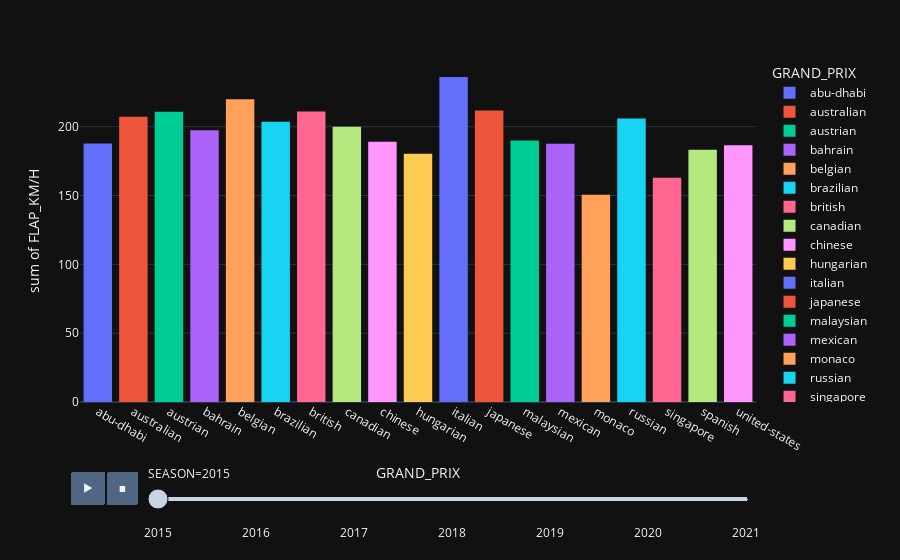

The notebook cell saved with this chart:
### Code cell
fig3 = px.histogram(fastest_lap, x="GRAND_PRIX", y="FLAP_KM/H", animation_frame="SEASON", color='GRAND_PRIX')
fig3.layout.template = 'plotly_dark'

fig3.show()

### Figure 1 — Plotly figure (JSON) as saved in the notebook; plotly's stock layout.template omitted (floating-point values rounded to 4 significant figures)
{"data": [{"alignmentgroup": "True", "bingroup": "x", "histfunc": "sum", "hovertemplate": "GRAND_PRIX=%{x}<br>SEASON=2015<br>sum of FLAP_KM/H=%{y}<extra></extra>", "legendgroup": "abu-dhabi", "marker": {"color": "#636efa", "pattern": {"shape": ""}}, "name": "abu-dhabi", "offsetgroup": "abu-dhabi", "orientation": "v", "showlegend": true, "type": "histogram", "x": ["abu-dhabi"], "xaxis": "x", "y": [187.8], "yaxis": "y"}, {"alignmentgroup": "True", "bingroup": "x", "histfunc": "sum", "hovertemplate": "GRAND_PRIX=%{x}<br>SEASON=2015<br>sum of FLAP_KM/H=%{y}<extra></extra>", "legendgroup": "australian", "marker": {"color": "#EF553B", "pattern": {"shape": ""}}, "name": "australian", "offsetgroup": "australian", "orientation": "v", "showlegend": true, "type": "histogram", "x": ["australian"], "xaxis": "x", "y": [207.2], "yaxis": "y"}, {"alignmentgroup": "True", "bingroup": "x", "histfunc": "sum", "hovertemplate": "GRAND_PRIX=%{x}<br>SEASON=2015<br>sum of FLAP_KM/H=%{y}<extra></extra>", "legendgroup": "austrian", "marker": {"color": "#00cc96", "pattern": {"shape": ""}}, "name": "austrian", "offsetgroup": "austrian", "orientation": "v", "showlegend": true, "type": "histogram", "x": ["austrian"], "xaxis": "x", "y": [210.8], "yaxis": "y"}, {"alignmentgroup": "True", "bingroup": "x", "histfunc": "sum", "hovertemplate": "GRAND_PRIX=%{x}<br>SEASON=2015<br>sum of FLAP_KM/H=%{y}<extra></extra>", "legendgroup": "bahrain", "marker": {"color": "#ab63fa", "pattern": {"shape": ""}}, "name": "bahrain", "offsetgroup": "bahrain", "orientation": "v", "showlegend": true, "type": "histogram", "x": ["bahrain"], "xaxis": "x", "y": [197.3], "yaxis": "y"}, {"alignmentgroup": "True", "bingroup": "x", "histfunc": "sum", "hovertemplate": "GRAND_PRIX=%{x}<br>SEASON=2015<br>sum of FLAP_KM/H=%{y}<extra></extra>", "legendgroup": "belgian", "marker": {"color": "#FFA15A", "pattern": {"shape": ""}}, "name": "belgian", "offsetgroup": "belgian", "orientation": "v", "showlegend": true, "type": "histogram", "x": ["belgian"], "xaxis": "x", "y": [219.9], "yaxis": "y"}, {"alignmentgroup": "True", "bingroup": "x", "histfunc": "sum", "hovertemplate": "GRAND_PRIX=%{x}<br>SEASON=2015<br>sum of FLAP_KM/H=%{y}<extra></extra>", "legendgroup": "brazilian", "marker": {"color": "#19d3f3", "pattern": {"shape": ""}}, "name": "brazilian", "offsetgroup": "brazilian", "orientation": "v", "showlegend": true, "type": "histogram", "x": ["brazilian"], "xaxis": "x", "y": [203.5], "yaxis": "y"}, {"alignmentgroup": "True", "bingroup": "x", "histfunc": "sum", "hovertemplate": "GRAND_PRIX=%{x}<br>SEASON=2015<br>sum of FLAP_KM/H=%{y}<extra></extra>", "legendgroup": "british", "marker": {"color": "#FF6692", "pattern": {"shape": ""}}, "name": "british", "offsetgroup": "british", "orientation": "v", "showlegend": true, "type": "histogram", "x": ["british"], "xaxis": "x", "y": [211.1], "yaxis": "y"}, {"alignmentgroup": "True", "bingroup": "x", "histfunc": "sum", "hovertemplate": "GRAND_PRIX=%{x}<br>SEASON=2015<br>sum of FLAP_KM/H=%{y}<extra></extra>", "legendgroup": "canadian", "marker": {"color": "#B6E880", "pattern": {"shape": ""}}, "name": "canadian", "offsetgroup": "canadian", "orientation": "v", "showlegend": true, "type": "histogram", "x": ["canadian"], "xaxis": "x", "y": [199.9], "yaxis": "y"}, {"alignmentgroup": "True", "bingroup": "x", "histfunc": "sum", "hovertemplate": "GRAND_PRIX=%{x}<br>SEASON=2015<br>sum of FLAP_KM/H=%{y}<extra></extra>", "legendgroup": "chinese", "marker": {"color": "#FF97FF", "pattern": {"shape": ""}}, "name": "chinese", "offsetgroup": "chinese", "orientation": "v", "showlegend": true, "type": "histogram", "x": ["chinese"], "xaxis": "x", "y": [189.0], "yaxis": "y"}, {"alignmentgroup": "True", "bingroup": "x", "histfunc": "sum", "hovertemplate": "GRAND_PRIX=%{x}<br>SEASON=2015<br>sum of FLAP_KM/H=%{y}<extra></extra>", "legendgroup": "hungarian", "marker": {"color": "#FECB52", "pattern": {"shape": ""}}, "name": "hungarian", "offsetgroup": "hungarian", "orientation": "v", "showlegend": true, "type": "histogram", "x": ["hungarian"], "xaxis": "x", "y": [180.3], "yaxis": "y"}, {"alignmentgroup": "True", "bingroup": "x", "histfunc": "sum", "hovertemplate": "GRAND_PRIX=%{x}<br>SEASON=2015<br>sum of FLAP_KM/H=%{y}<extra></extra>", "legendgroup": "italian", "marker": {"color": "#636efa", "pattern": {"shape": ""}}, "name": "italian", "offsetgroup": "italian", "orientation": "v", "showlegend": true, "type": "histogram", "x": ["italian"], "xaxis": "x", "y": [236.0], "yaxis": "y"}, {"alignmentgroup": "True", "bingroup": "x", "histfunc": "sum", "hovertemplate": "GRAND_PRIX=%{x}<br>SEASON=2015<br>sum of FLAP_KM/H=%{y}<extra></extra>", "legendgroup": "japanese", "marker": {"color": "#EF553B", "pattern": {"shape": ""}}, "name": "japanese", "offsetgroup": "japanese", "orientation": "v", "showlegend": true, "type": "histogram", "x": ["japanese"], "xaxis": "x", "y": [211.7], "yaxis": "y"}, {"alignmentgroup": "True", "bingroup": "x", "histfunc": "sum", "hovertemplate": "GRAND_PRIX=%{x}<br>SEASON=2015<br>sum of FLAP_KM/H=%{y}<extra></extra>", "legendgroup": "malaysian", "marker": {"color": "#00cc96", "pattern": {"shape": ""}}, "name": "malaysian", "offsetgroup": "malaysian", "orientation": "v", "showlegend": true, "type": "histogram", "x": ["malaysian"], "xaxis": "x", "y": [189.9], "yaxis": "y"}, {"alignmentgroup": "True", "bingroup": "x", "histfunc": "sum", "hovertemplate": "GRAND_PRIX=%{x}<br>SEASON=2015<br>sum of FLAP_KM/H=%{y}<extra></extra>", "legendgroup": "mexican", "marker": {"color": "#ab63fa", "pattern": {"shape": ""}}, "name": "mexican", "offsetgroup": "mexican", "orientation": "v", "showlegend": true, "type": "histogram", "x": ["mexican"], "xaxis": "x", "y": [187.6], "yaxis": "y"}, {"alignmentgroup": "True", "bingroup": "x", "histfunc": "sum", "hovertemplate": "GRAND_PRIX=%{x}<br>SEASON=2015<br>sum of FLAP_KM/H=%{y}<extra></extra>", "legendgroup": "monaco", "marker": {"color": "#FFA15A", "pattern": {"shape": ""}}, "name": "monaco", "offsetgroup": "monaco", "orientation": "v", "showlegend": true, "type": "histogram", "x": ["monaco"], "xaxis": "x", "y": [150.5], "yaxis": "y"}, {"alignmentgroup": "True", "bingroup": "x", "histfunc": "sum", "hovertemplate": "GRAND_PRIX=%{x}<br>SEASON=2015<br>sum of FLAP_KM/H=%{y}<extra></extra>", "legendgroup": "russian", "marker": {"color": "#19d3f3", "pattern": {"shape": ""}}, "name": "russian", "offsetgroup": "russian", "orientation": "v", "showlegend": true, "type": "histogram", "x": ["russian"], "xaxis": "x", "y": [205.9], "yaxis": "y"}, {"alignmentgroup": "True", "bingroup": "x", "histfunc": "sum", "hovertemplate": "GRAND_PRIX=%{x}<br>SEASON=2015<br>sum of FLAP_KM/H=%{y}<extra></extra>", "legendgroup": "singapore", "marker": {"color": "#FF6692", "pattern": {"shape": ""}}, "name": "singapore", "offsetgroup": "singapore", "orientation": "v", "showlegend": true, "type": "histogram", "x": ["singapore"], "xaxis": "x", "y": [162.9], "yaxis": "y"}, {"alignmentgroup": "True", "bingroup": "x", "histfunc": "sum", "hovertemplate": "GRAND_PRIX=%{x}<br>SEASON=2015<br>sum of FLAP_KM/H=%{y}<extra></extra>", "legendgroup": "spanish", "marker": {"color": "#B6E880", "pattern": {"shape": ""}}, "name": "spanish", "offsetgroup": "spanish", "orientation": "v", "showlegend": true, "type": "histogram", "x": ["spanish"], "xaxis": "x", "y": [183.2], "yaxis": "y"}, {"alignmentgroup": "True", "bingroup": "x", "histfunc": "sum", "hovertemplate": "GRAND_PRIX=%{x}<br>SEASON=2015<br>sum of FLAP_KM/H=%{y}<extra></extra>", "legendgroup": "united-states", "marker": {"color": "#FF97FF", "pattern": {"shape": ""}}, "name": "united-states", "offsetgroup": "united-states", "orientation": "v", "showlegend": true, "type": "histogram", "x": ["united-states"], "xaxis": "x", "y": [186.5], "yaxis": "y"}], "layout": {"barmode": "relative", "legend": {"title": {"text": "GRAND_PRIX"}, "tracegroupgap": 0}, "margin": {"t": 60}, "sliders": [{"active": 0, "currentvalue": {"prefix": "SEASON="}, "len": 0.9, "pad": {"b": 10, "t": 60}, "steps": [{"args": [["2015"], {"frame": {"duration": 0, "redraw": true}, "fromcurrent": true, "mode": "immediate", "transition": {"duration": 0, "easing": "linear"}}], "label": "2015", "method": "animate"}, {"args": [["2016"], {"frame": {"duration": 0, "redraw": true}, "fromcurrent": true, "mode": "immediate", "transition": {"duration": 0, "easing": "linear"}}], "label": "2016", "method": "animate"}, {"args": [["2017"], {"frame": {"duration": 0, "redraw": true}, "fromcurrent": true, "mode": "immediate", "transition": {"duration": 0, "easing": "linear"}}], "label": "2017", "method": "animate"}, {"args": [["2018"], {"frame": {"duration": 0, "redraw": true}, "fromcurrent": true, "mode": "immediate", "transition": {"duration": 0, "easing": "linear"}}], "label": "2018", "method": "animate"}, {"args": [["2019"], {"frame": {"duration": 0, "redraw": true}, "fromcurrent": true, "mode": "immediate", "transition": {"duration": 0, "easing": "linear"}}], "label": "2019", "method": "animate"}, {"args": [["2020"], {"frame": {"duration": 0, "redraw": true}, "fromcurrent": true, "mode": "immediate", "transition": {"duration": 0, "easing": "linear"}}], "label": "2020", "method": "animate"}, {"args": [["2021"], {"frame": {"duration": 0, "redraw": true}, "fromcurrent": true, "mode": "immediate", "transition": {"duration": 0, "easing": "linear"}}], "label": "2021", "method": "animate"}], "x": 0.1, "xanchor": "left", "y": 0, "yanchor": "top"}], "updatemenus": [{"buttons": [{"args": [null, {"frame": {"duration": 500, "redraw": true}, "fromcurrent": true, "mode": "immediate", "transition": {"duration": 500, "easing": "linear"}}], "label": "&#9654;", "method": "animate"}, {"args": [[null], {"frame": {"duration": 0, "redraw": true}, "fromcurrent": true, "mode": "immediate", "transition": {"duration": 0, "easing": "linear"}}], "label": "&#9724;", "method": "animate"}], "direction": "left", "pad": {"r": 10, "t": 70}, "showactive": false, "type": "buttons", "x": 0.1, "xanchor": "right", "y": 0, "yanchor": "top"}], "xaxis": {"anchor": "y", "categoryarray": ["abu-dhabi", "australian", "austrian", "bahrain", "belgian", "brazilian", "british", "canadian", "chinese", "hungarian", "italian", "japanese", "malaysian", "mexican", "monaco", "russian", "singapore", "spanish", "united-states", "european", "german", "azerbaijan", "french", "emilia-romagna", "portuguese", "pries-der-eifel", "sakhir", "turkish", "tuscan", "dutch", "qatar", "saudi-arabia"], "categoryorder": "array", "domain": [0, 1], "title": {"text": "GRAND_PRIX"}}, "yaxis": {"anchor": "x", "domain": [0, 1], "title": {"text": "sum of FLAP_KM/H"}}}}
